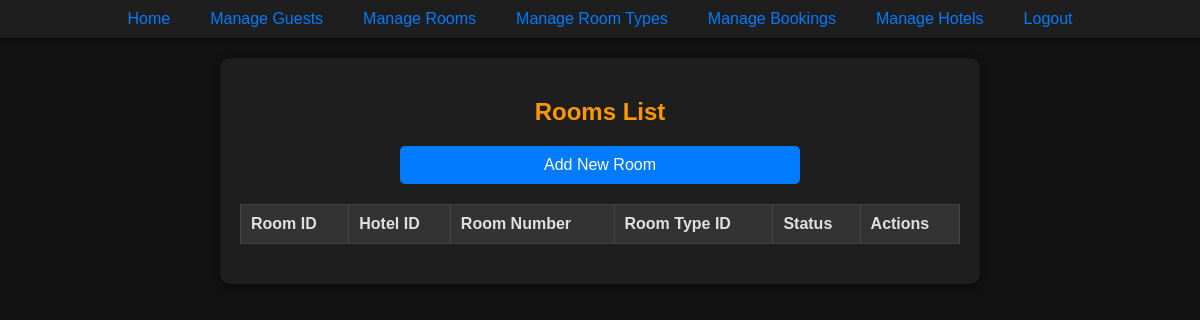
The page /php/viewRooms.php (signed in) on the database as committed earlier.
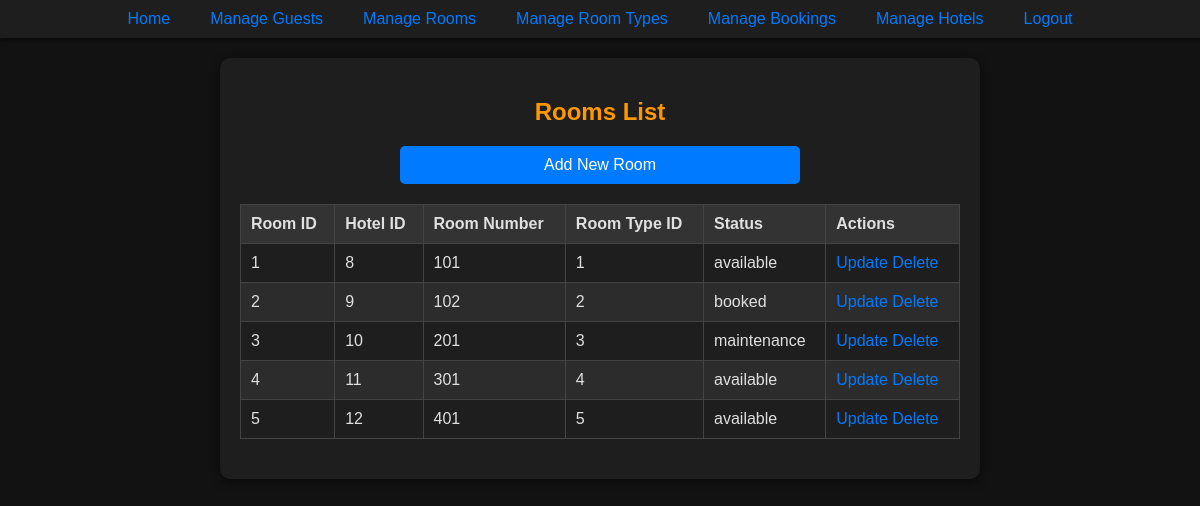
The same page on the database as committed later.
### tables this page shows
CREATE TABLE Room (
    roomID INTEGER PRIMARY KEY,
    hotelID INTEGER NOT NULL,
    roomNumber INTEGER NOT NULL,
    roomTypeID INTEGER NOT NULL,
    status VARCHAR(20) NOT NULL CHECK (status IN ('maintenance', 'booked', 'available')),
    pricePerNight DECIMAL(10, 2) NOT NULL,
    FOREIGN KEY (hotelID) REFERENCES Hotel(hotelID) ON DELETE CASCADE,
    FOREIGN KEY (roomTypeID) REFERENCES RoomType(roomTypeID) ON DELETE SET NULL,
    UNIQUE (hotelID, roomNumber)
);

### php/viewRooms.php (the view, shortened to what this page needs)
<?php
include '../components/NavBar.php';
try {
    $pdo = new PDO('sqlite:' . DB_PATH);
    $pdo->setAttribute(PDO::ATTR_ERRMODE, PDO::ERRMODE_EXCEPTION);
    $stmt = $pdo->query('SELECT * FROM Room');
    $rooms = $stmt->fetchAll(PDO::FETCH_ASSOC);
} catch (PDOException $e) {
    echo 'Database error: ' . $e->getMessage();
    exit;
}
?>
<!DOCTYPE html>
<html lang="en">
<head>
    <link rel="stylesheet" href="../css/styles.css">
</head>
<body>
    <div class="form-container">
        <h2 class="center-text">Rooms List</h2>
        <div class="center-text" style="margin-bottom: 20px;">
            <a href="createRoomPage.php" class="form-button half-width-button">Add New Room</a>
        </div>
        <table>
            <thead>
                <tr>
                    <th>Room ID</th>
                    <th>Hotel ID</th>
                    <th>Room Number</th>
                    <th>Room Type ID</th>
                    <th>Status</th>
                    <th>Actions</th>
                </tr>
            </thead>
            <tbody>
                <?php foreach ($rooms as $room): ?>
                    <tr>
                        <td><?= htmlspecialchars($room['roomID']) ?></td>
                        <td><?= htmlspecialchars($room['hotelID']) ?></td>
                        <td><?= htmlspecialchars($room['roomNumber']) ?></td>
                        <td><?= htmlspecialchars($room['roomTypeID']) ?></td>
                        <td><?= htmlspecialchars($room['status']) ?></td>
                        <td>
                            <a href="updateRoomPage.php?roomID=<?= $room['roomID'] ?>">Update</a>
                            <a href="deleteRoom.php?roomID=<?= $room['roomID'] ?>" onclick="return confirm('Are you sure you want to delete this room?')">Delete</a>
                        </td>
                    </tr>
                <?php endforeach; ?>
            </tbody>
        </table>
    </div>
</body>
</html>

Rows that differ between the two databases and show on the page:
added room: roomID "1", hotelID "8", roomNumber "101", roomTypeID "1", status "available"
added room: roomID "2", hotelID "9", roomNumber "102", roomTypeID "2", status "booked"
added room: roomID "3", hotelID "10", roomNumber "201", roomTypeID "3", status "maintenance"
added room: roomID "4", hotelID "11", roomNumber "301", roomTypeID "4", status "available"
added room: roomID "5", hotelID "12", roomNumber "401", roomTypeID "5", status "available"
